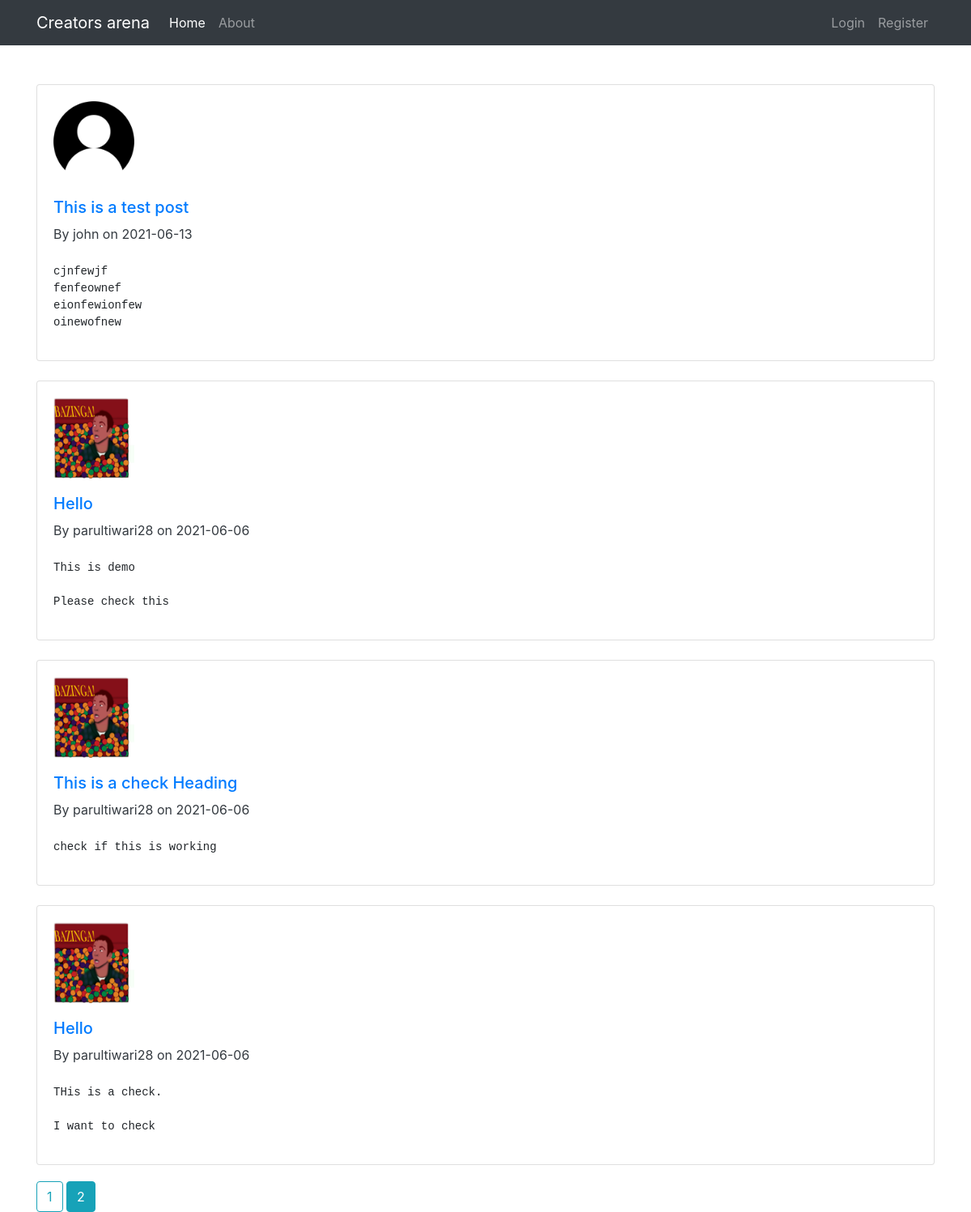
The page /home?page=2 on the database its author committed.
### flaskblog/models.py (models this page shows, shortened)
class Post(db.Model):
    id = db.Column(db.Integer, primary_key = True)
    title = db.Column(db.String(20), nullable=False)
    date_posted = db.Column(db.DateTime, nullable=False, default = datetime.utcnow)
    user_id = db.Column(db.Integer, db.ForeignKey('user.id'), nullable= False)
    content = db.Column(db.Text, nullable= False)

class User(db.Model, UserMixin):
    id = db.Column(db.Integer, primary_key = True)
    username = db.Column(db.String(20), unique = True, nullable = False)
    email = db.Column(db.String(120), unique = True, nullable = False)
    image_file = db.Column(db.String(20), nullable=False,  default = 'default.png' )
    password = db.Column(db.String(60), nullable = False)
    posts = db.relationship('Post', backref='author', lazy=True )

### flaskblog/routes.py (the view)
@app.route("/")
@app.route("/home")
def home():
    page = request.args.get('page', 1, type=int)
    posts = Post.query.order_by(Post.date_posted.desc()).paginate(per_page=5, page = page)
    return render_template('home.html', posts= posts, title='Home page')

### flaskblog/templates/home.html
{% extends "layout.html"%}
{% block content %}
        {% for post in posts.items %}
            <div class="card mt-4">
                <div class="card-body">
                    <img class="account-img" src= "{{ url_for('static', filename= 'profile_pic/' + post.author.image_file ) }}" >
                    <div class="card-title " style="font-weight:500; font-size:20px"><a href="{{ url_for('post', post_id= post.id) }}">{{ post.title }}</a></div>
                    <div class="card-subtitle text-dark" >By {{ post.author.username }} on {{ post.date_posted.strftime('%Y-%m-%d') }}</div>
                    <div class="card-text mt-4"><pre>{{ post.content }}</pre></div>
                </div>
            </div>
        {% endfor %}
        {% for page_num in posts.iter_pages(left_edge=1, right_edge=1, left_current=1, right_current=2) %}
            {% if page_num %}
                {% if page_num == posts.page %}
                    <a class="btn btn-info mb-10" style="margin-top: 20px;" href="{{ url_for('home', page = page_num) }}">{{ page_num }}</a>
                {% else %}
                    <a class="btn btn-outline-info mb-10" style="margin-top: 20px;" href="{{ url_for('home', page = page_num) }}">{{ page_num }}</a>
                {% endif %}
            {% else %}
                ...
            {% endif %}
        {% endfor %}
{% endblock content %}

### flaskblog/static/main.css (style rules this page uses)
body { background: #fafafa; color: #333333; margin-top: 5rem; }
.account-img { height: 100px; width: 100px; margin-right: 20px; margin-bottom: 16px; }

### rows shown on the page
Post: image_file (placeholder picture), title "This is a test post", author.username "john", date_posted "2021-06-13", content "cjnfewjf fenfeownef eionfewionfew oinewofnew"
Post: image_file (picture), title "Hello", author.username "parultiwari28", date_posted "2021-06-06", content "This is demo Please check this"
Post: image_file (picture), title "This is a check Heading", author.username "parultiwari28", date_posted "2021-06-06", content "check if this is working"
Post: image_file (picture), title "Hello", author.username "parultiwari28", date_posted "2021-06-06", content "THis is a check. I want to check"

### other values the page prints
{{ page_num }} "1"
{{ page_num }} "2"
